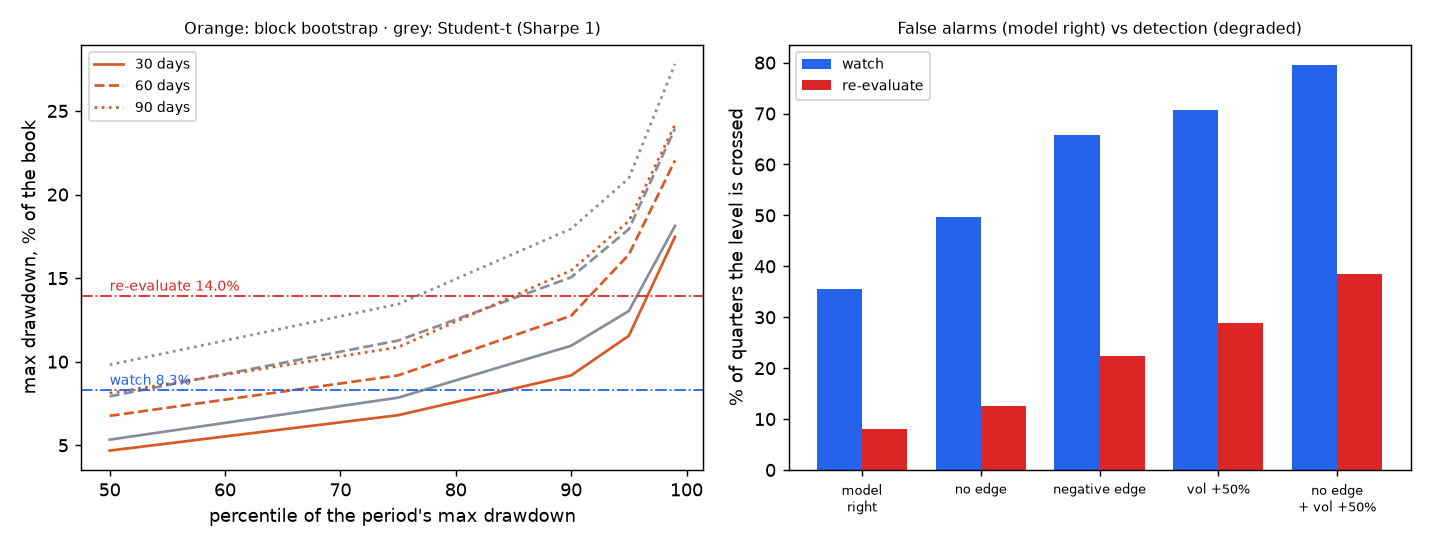

Write Python code to recreate this figure.
"""Write research/crypto_drawdown_threshold.md and its chart from desk/crypto_drawdown_threshold.json.

    python research/crypto_drawdown_threshold.py        (after python -m desk.drawdown_monitor fit)
"""

from __future__ import annotations

import json
import sys
from pathlib import Path

import matplotlib

matplotlib.use("Agg")
import matplotlib.pyplot as plt  # noqa: E402

REPO = Path(__file__).resolve().parent.parent
sys.path.insert(0, str(REPO))

from desk.drawdown_monitor import FIT_FILE, HORIZONS, PERCENTILES  # noqa: E402


def pct(x, digits=1):
    return f"{100 * x:.{digits}f}%"


def chart(fit: dict, path: Path) -> None:
    base = fit["scenarios"]["sharpe_1"]
    fig, axes = plt.subplots(1, 2, figsize=(11, 4.2))
    ax = axes[0]
    for horizon, style in zip(HORIZONS, ("-", "--", ":")):
        table = base[str(horizon)]["bootstrap"]
        ax.plot(PERCENTILES, [100 * table[str(p)] for p in PERCENTILES], style, color="#d95926", label=f"{horizon} days")
        t = base[str(horizon)]["student_t"]
        ax.plot(PERCENTILES, [100 * t[str(p)] for p in PERCENTILES], style, color="#6b7280", alpha=0.8)
    for name, color in (("watch", "#2563eb"), ("re-evaluate", "#dc2626")):
        ax.axhline(100 * fit["levels"][name]["drawdown"], color=color, lw=1, ls="-.")
        ax.text(PERCENTILES[0], 100 * fit["levels"][name]["drawdown"] + 0.3, f"{name} {pct(fit['levels'][name]['drawdown'])}", color=color, fontsize=8)
    ax.set_xlabel("percentile of the period's max drawdown")
    ax.set_ylabel("max drawdown, % of the book")
    ax.set_title("Orange: block bootstrap · grey: Student-t (Sharpe 1)", fontsize=9)
    ax.legend(fontsize=8)
    ax = axes[1]
    labels = list(fit["power"])
    x = range(len(labels))
    for k, (name, color) in enumerate((("watch", "#2563eb"), ("re-evaluate", "#dc2626"))):
        ax.bar([i + (k - 0.5) * 0.38 for i in x], [100 * fit["power"][lab]["quarter"][name] for lab in labels], 0.38, color=color, label=name)
    ax.set_xticks(list(x))
    ax.set_xticklabels([lab.replace(" and ", "\n+ ").replace("model right", "model\nright") for lab in labels], fontsize=7)
    ax.set_ylabel("% of quarters the level is crossed")
    ax.set_title("False alarms (model right) vs detection (degraded)", fontsize=9)
    ax.legend(fontsize=8)
    fig.tight_layout()
    fig.savefig(path, dpi=130)


def write(fit: dict) -> Path:
    base = fit["scenarios"]["sharpe_1"]
    zero, two = fit["scenarios"]["sharpe_0"], fit["scenarios"]["sharpe_2"]
    watch, reeval = fit["levels"]["watch"], fit["levels"]["re-evaluate"]
    mc = fit.get("managed_check") or {}
    lines = [
        "# Crypto drawdown: when should a breach make us re-evaluate the models?", "",
        f"Fitted {fit['as_of'][:10]}. Alert only, nothing trades on it. This is a model-health signal for the crypto book; it is "
        "not the investor's tolerance (`desk/fiduciary.json`), which is the desk's drawdown the investor accepts.", "",
        "## What the data can and cannot support", "",
        f"- The crypto book has **{mc.get('days', '~35')} managed days**. That is far too few to measure its own drawdown distribution, "
        "so the shape comes from a **proxy**, not from the book.",
        f"- The proxy replays **today's crypto positions** (net {pct(fit['net'], 0)}, gross {pct(fit['gross'], 0)} of the HL wallets' equity, "
        f"{len(fit['weights'])} coins) over **{fit['days']} days** of the HL candle panel ({fit['first_day']} to {fit['last_day']}). "
        "It leaves out funding, fees and trading in and out. Today's short book was picked with hindsight, so its replayed drift is "
        "**not used**: drift is assumed, and only volatility, tails and serial dependence come from the replay.",
        f"- Coins with under 90 days of history are replayed by the median coin: {', '.join(fit['stand_in']) or 'none'}.",
        f"- **Assumed edge: an annualised Sharpe of {fit['assumed_sharpe']:g}** for a book whose model is right. This is an assumption "
        "for the user to confirm, not a measured number; the levels under Sharpe 0 and 2 are in the sensitivity table.", "",
        "## Method", "",
        f"- Max drawdown over 30, 60 and 90 days, two ways: a **stationary block bootstrap** of the replayed returns (mean block "
        f"{fit['block']} days, from the autocorrelation of the returns and of their absolute values) and a **Student-t** model "
        f"(df {fit['t_df']:.1f}, scaled to the current EWMA volatility, independent days).",
        "- Percentile confidence intervals come from resampling the replay itself (the sampling uncertainty of the proxy, not of the "
        "positions or the models).",
        f"- The two levels are percentiles of the **one-quarter ({fit['quarter']} days) max drawdown** under the assumed edge: "
        f"**watch** is crossed in {pct(watch['false_alarm_per_quarter'], 0)} of quarters by a book whose model is right, "
        f"**re-evaluate** in {pct(reeval['false_alarm_per_quarter'], 0)}.", "",
        "## Max drawdown distribution (Sharpe 1)", "",
        "| Horizon | Model | " + " | ".join(f"p{p}" for p in PERCENTILES) + " |", "|---|---|" + "---|" * len(PERCENTILES)]
    for horizon in HORIZONS:
        for label, key in (("block bootstrap", "bootstrap"), ("Student-t", "student_t")):
            row = base[str(horizon)][key]
            lines.append(f"| {horizon} days | {label} | " + " | ".join(pct(row[str(p)]) for p in PERCENTILES) + " |")
        ci = base[str(horizon)]["bootstrap_ci"]
        lines.append(f"| {horizon} days | 90% interval (bootstrap) | " + " | ".join(f"{pct(ci[str(p)][0], 0)} to {pct(ci[str(p)][1], 0)}" for p in PERCENTILES) + " |")
    lines += ["", "### Sensitivity to the assumed edge (60 days, block bootstrap)", "",
              "| Assumed Sharpe | " + " | ".join(f"p{p}" for p in PERCENTILES) + " |", "|---|" + "---|" * len(PERCENTILES)]
    for label, table in (("0 (no edge)", zero), ("1 (assumed)", base), ("2", two)):
        row = table["60"]["bootstrap"]
        lines.append(f"| {label} | " + " | ".join(pct(row[str(p)]) for p in PERCENTILES) + " |")
    lines += ["", "## The two levels", "",
              "| Level | Drawdown from the high | In book volatilities (sigma x sqrt(63)) | 90% interval of the proxy | Student-t level | Crossed in | ",
              "|---|---|---|---|---|---|",
              f"| watch | {pct(watch['drawdown'])} | {watch['sigma_units']:.2f} | {pct(watch['ci90'][0])} to {pct(watch['ci90'][1])} | "
              f"{pct(fit['levels_student_t']['watch'])} | {pct(watch['false_alarm_per_quarter'], 0)} of quarters |",
              f"| re-evaluate | {pct(reeval['drawdown'])} | {reeval['sigma_units']:.2f} | {pct(reeval['ci90'][0])} to {pct(reeval['ci90'][1])} | "
              f"{pct(fit['levels_student_t']['re-evaluate'])} | {pct(reeval['false_alarm_per_quarter'], 0)} of quarters |", "",
              f"**Best-supported range for the re-evaluate level: {pct(reeval['ci90'][0], 0)} to {pct(reeval['ci90'][1], 0)}** (the bootstrap's 90% "
              f"interval; the Student-t model gives {pct(fit['levels_student_t']['re-evaluate'], 0)}); the monitor uses the bootstrap value. Both levels scale with the "
              "book's volatility: they are stored in units of its daily volatility times sqrt(63), and the monitor recomputes that "
              f"volatility from today's positions on every run (today {pct(fit['sigma_daily'], 2)} a day), so adding exposure widens them "
              "and cutting exposure tightens them.", "",
              "## False alarms and detection", "",
              "| Book | Crossed watch in a quarter | Crossed re-evaluate in a quarter | Crossed watch in two quarters | Crossed re-evaluate in two quarters |",
              "|---|---|---|---|---|"]
    for label, row in fit["power"].items():
        lines.append(f"| {label} | {pct(row['quarter']['watch'], 0)} | {pct(row['quarter']['re-evaluate'], 0)} | "
                     f"{pct(row['two quarters']['watch'], 0)} | {pct(row['two quarters']['re-evaluate'], 0)} |")
    right, none = fit["power"]["model right"], fit["power"]["no edge"]
    lines += ["", "**Detection is weak.** A drawdown monitor is a poor test of whether the edge is still there: a book with no edge crosses "
              f"the re-evaluate level in {pct(none['quarter']['re-evaluate'], 0)} of quarters, against {pct(right['quarter']['re-evaluate'], 0)} "
              "for one whose model is right. It is better at catching a volatility blow-up (vol +50%) or a negative edge. Treat a crossing "
              "as a prompt to look at the theses, sizing and regime, not as proof that a model failed, and a quiet period as saying "
              "little about the models.", "",
              "![drawdown levels and power](crypto_drawdown_threshold.png)", "",
              "## The crypto book so far", ""]
    if mc:
        lines += [f"- {mc['days']} managed days: realised volatility {pct(mc['book_vol_daily'], 2)} a day against "
                  f"{pct(mc['replay_vol_same_days'], 2)} for today's positions replayed over the same days "
                  f"(correlation {mc['correlation_with_replay']:.2f}): the book carried more risk than today's positions, and the proxy "
                  "is a rough guide to it.",
                  f"- Its max drawdown so far is {pct(mc['book_max_dd'])}, at the {pct(mc.get('book_dd_percentile', float('nan')), 0)} "
                  "percentile of the simulated max drawdown for that many days: shallow, with a mean of "
                  f"{pct(mc['book_mean_daily'], 2)} a day that no sustained edge would deliver."]
    lines += ["", "## Caveats", "",
              "- The proxy replays today's positions, which include a short book chosen in a bear regime; real exposure changes through "
              "the period, funding and fees are left out, and the managed-era book was more volatile than the replay.",
              "- The false-alarm rates assume the model is right at the assumed Sharpe and that days are exchangeable within blocks; "
              "regime changes break that, and a regime change is exactly what a crossing should prompt us to check.",
              "- The drawdown is measured from the book's high-water mark since the managed era began, not a rolling quarter; "
              "the false-alarm rate is per quarter starting at a high, so a book already under water crosses sooner.",
              "- Refit with `python -m desk.drawdown_monitor fit` as the managed history grows; with a year of managed days the "
              "book's own returns can replace the proxy.", ""]
    path = REPO / "research" / "crypto_drawdown_threshold.md"
    path.write_text("\n".join(lines))
    chart(fit, REPO / "research" / "crypto_drawdown_threshold.png")
    return path


if __name__ == "__main__":
    print(write(json.loads(FIT_FILE.read_text())))
